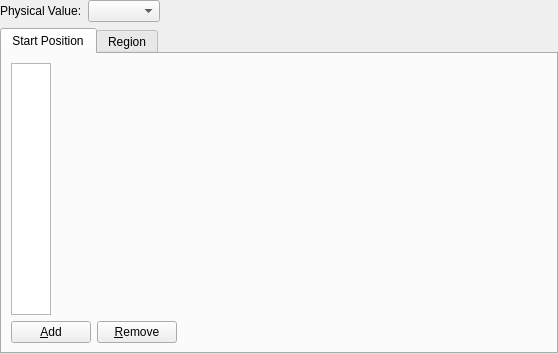
<?xml version="1.0" encoding="UTF-8"?>
<ui version="4.0">
 <class>Post2dWindowNodeVectorStreamlineGroupStructuredDataItem_SettingEditWidget</class>
 <widget class="QWidget" name="Post2dWindowNodeVectorStreamlineGroupStructuredDataItem_SettingEditWidget">
  <property name="geometry">
   <rect>
    <x>0</x>
    <y>0</y>
    <width>558</width>
    <height>354</height>
   </rect>
  </property>
  <property name="windowTitle">
   <string>Form</string>
  </property>
  <layout class="QVBoxLayout" name="verticalLayout_4">
   <property name="leftMargin">
    <number>0</number>
   </property>
   <property name="topMargin">
    <number>0</number>
   </property>
   <property name="rightMargin">
    <number>0</number>
   </property>
   <property name="bottomMargin">
    <number>0</number>
   </property>
   <item>
    <layout class="QHBoxLayout" name="horizontalLayout_2">
     <item>
      <widget class="QLabel" name="physValLabel">
       <property name="text">
        <string>Physical Value:</string>
       </property>
      </widget>
     </item>
     <item>
      <widget class="QComboBox" name="solutionComboBox"/>
     </item>
     <item>
      <spacer name="horizontalSpacer_4">
       <property name="orientation">
        <enum>Qt::Horizontal</enum>
       </property>
       <property name="sizeHint" stdset="0">
        <size>
         <width>40</width>
         <height>0</height>
        </size>
       </property>
      </spacer>
     </item>
    </layout>
   </item>
   <item>
    <widget class="QTabWidget" name="tabWidget">
     <property name="currentIndex">
      <number>0</number>
     </property>
     <widget class="QWidget" name="startPositionTab">
      <attribute name="title">
       <string>Start Position</string>
      </attribute>
      <layout class="QVBoxLayout" name="verticalLayout_3">
       <item>
        <layout class="QHBoxLayout" name="horizontalLayout" stretch="0,1">
         <item>
          <widget class="QListWidget" name="startPositionListWidget">
           <property name="sizePolicy">
            <sizepolicy hsizetype="Fixed" vsizetype="Expanding">
             <horstretch>0</horstretch>
             <verstretch>0</verstretch>
            </sizepolicy>
           </property>
           <property name="maximumSize">
            <size>
             <width>40</width>
             <height>16777215</height>
            </size>
           </property>
          </widget>
         </item>
         <item>
          <layout class="QVBoxLayout" name="verticalLayout_2">
           <item>
            <widget class="Post2dWindowNodeVectorStreamlineGroupStructuredDataItem::SettingEditWidget::StartPositionEditWidget" name="startPositionWidget" native="true"/>
           </item>
           <item>
            <spacer name="verticalSpacer">
             <property name="orientation">
              <enum>Qt::Vertical</enum>
             </property>
             <property name="sizeHint" stdset="0">
              <size>
               <width>20</width>
               <height>18</height>
              </size>
             </property>
            </spacer>
           </item>
          </layout>
         </item>
        </layout>
       </item>
       <item>
        <layout class="QHBoxLayout" name="horizontalLayout_6">
         <item>
          <widget class="QPushButton" name="addButton">
           <property name="text">
            <string>&amp;Add</string>
           </property>
          </widget>
         </item>
         <item>
          <widget class="QPushButton" name="removeButton">
           <property name="text">
            <string>&amp;Remove</string>
           </property>
          </widget>
         </item>
         <item>
          <spacer name="horizontalSpacer_7">
           <property name="orientation">
            <enum>Qt::Horizontal</enum>
           </property>
           <property name="sizeHint" stdset="0">
            <size>
             <width>40</width>
             <height>20</height>
            </size>
           </property>
          </spacer>
         </item>
        </layout>
       </item>
      </layout>
     </widget>
     <widget class="QWidget" name="regionTab">
      <attribute name="title">
       <string>Region</string>
      </attribute>
      <layout class="QVBoxLayout" name="verticalLayout">
       <item>
        <widget class="Region2dSettingEditWidget" name="regionWidget" native="true"/>
       </item>
       <item>
        <spacer name="verticalSpacer_2">
         <property name="orientation">
          <enum>Qt::Vertical</enum>
         </property>
         <property name="sizeHint" stdset="0">
          <size>
           <width>20</width>
           <height>264</height>
          </size>
         </property>
        </spacer>
       </item>
      </layout>
     </widget>
    </widget>
   </item>
  </layout>
 </widget>
 <customwidgets>
  <customwidget>
   <class>Region2dSettingEditWidget</class>
   <extends>QWidget</extends>
   <header>guicore/region/region2dsettingeditwidget.h</header>
   <container>1</container>
  </customwidget>
  <customwidget>
   <class>Post2dWindowNodeVectorStreamlineGroupStructuredDataItem::SettingEditWidget::StartPositionEditWidget</class>
   <extends>QWidget</extends>
   <header>post/post2d/datamodel/private/post2dwindownodevectorstreamlinegroupstructureddataitem_settingeditwidget_startpositioneditwidget.h</header>
   <container>1</container>
  </customwidget>
 </customwidgets>
 <resources/>
 <connections/>
</ui>
